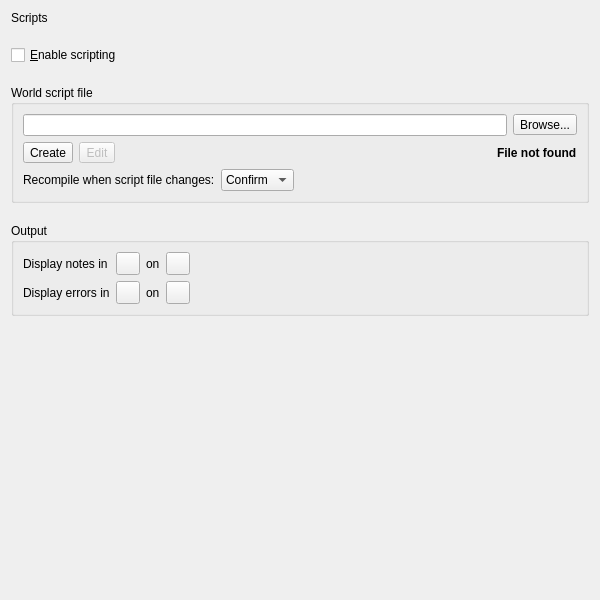
<?xml version="1.0" encoding="UTF-8"?>
<ui version="4.0">
 <class>PrefsScripts</class>
 <widget class="QWidget" name="PrefsScripts">
  <property name="geometry">
   <rect>
    <x>0</x>
    <y>0</y>
    <width>600</width>
    <height>600</height>
   </rect>
  </property>
  <property name="windowTitle">
   <string>Scripts</string>
  </property>
  <layout class="QVBoxLayout" name="verticalLayout">
   <property name="spacing">
    <number>20</number>
   </property>
   <item>
    <widget class="QLabel" name="label_title">
     <property name="text">
      <string>Scripts</string>
     </property>
    </widget>
   </item>
   <item>
    <widget class="QCheckBox" name="EnableScripts">
     <property name="text">
      <string>&amp;Enable scripting</string>
     </property>
    </widget>
   </item>
   <item>
    <widget class="QGroupBox" name="_world_script">
     <property name="sizePolicy">
      <sizepolicy hsizetype="Expanding" vsizetype="Preferred">
       <horstretch>0</horstretch>
       <verstretch>0</verstretch>
      </sizepolicy>
     </property>
     <property name="title">
      <string>World script file</string>
     </property>
     <layout class="QVBoxLayout" name="verticalLayout_2">
      <item>
       <layout class="QHBoxLayout" name="horizontalLayout">
        <item>
         <widget class="QLineEdit" name="WorldScript">
          <property name="clearButtonEnabled">
           <bool>true</bool>
          </property>
         </widget>
        </item>
        <item>
         <widget class="QToolButton" name="WorldScript_browse">
          <property name="text">
           <string>Browse...</string>
          </property>
          <property name="icon">
           <iconset theme="document-open"/>
          </property>
         </widget>
        </item>
       </layout>
      </item>
      <item>
       <layout class="QHBoxLayout" name="horizontalLayout_2">
        <item>
         <widget class="QToolButton" name="WorldScript_create">
          <property name="text">
           <string>Create</string>
          </property>
          <property name="icon">
           <iconset theme="QIcon::ThemeIcon::DocumentNew"/>
          </property>
          <property name="toolButtonStyle">
           <enum>Qt::ToolButtonStyle::ToolButtonTextBesideIcon</enum>
          </property>
         </widget>
        </item>
        <item>
         <widget class="QToolButton" name="WorldScript_edit">
          <property name="enabled">
           <bool>false</bool>
          </property>
          <property name="text">
           <string>Edit</string>
          </property>
          <property name="icon">
           <iconset theme="QIcon::ThemeIcon::MailMessageNew"/>
          </property>
          <property name="toolButtonStyle">
           <enum>Qt::ToolButtonStyle::ToolButtonTextBesideIcon</enum>
          </property>
         </widget>
        </item>
        <item>
         <spacer name="horizontalSpacer">
          <property name="orientation">
           <enum>Qt::Orientation::Horizontal</enum>
          </property>
          <property name="sizeHint" stdset="0">
           <size>
            <width>40</width>
            <height>20</height>
           </size>
          </property>
         </spacer>
        </item>
        <item>
         <widget class="QLabel" name="fileNotFound">
         <property name="visible">
          <bool>false</bool>
         </property>
          <property name="font">
           <font>
            <bold>true</bold>
           </font>
          </property>
          <property name="text">
           <string>File not found</string>
          </property>
         </widget>
        </item>
       </layout>
      </item>
      <item>
       <layout class="QHBoxLayout" name="horizontalLayout_3">
        <item>
         <widget class="QLabel" name="ScriptReloadOption_label">
          <property name="text">
           <string>Recompile when script file changes:</string>
          </property>
          <property name="buddy">
           <cstring>ScriptReloadOption</cstring>
          </property>
         </widget>
        </item>
        <item>
         <widget class="QComboBox" name="ScriptReloadOption">
          <property name="sizePolicy">
           <sizepolicy hsizetype="Fixed" vsizetype="Fixed">
            <horstretch>0</horstretch>
            <verstretch>0</verstretch>
           </sizepolicy>
          </property>
          <item>
           <property name="text">
            <string>Confirm</string>
           </property>
          </item>
          <item>
           <property name="text">
            <string>Always</string>
           </property>
          </item>
          <item>
           <property name="text">
            <string>Never</string>
           </property>
          </item>
         </widget>
        </item>
        <item>
         <spacer name="horizontalSpacer_2">
          <property name="orientation">
           <enum>Qt::Orientation::Horizontal</enum>
          </property>
          <property name="sizeHint" stdset="0">
           <size>
            <width>40</width>
            <height>20</height>
           </size>
          </property>
         </spacer>
        </item>
       </layout>
      </item>
     </layout>
    </widget>
   </item>
   <item>
    <widget class="QGroupBox" name="_output">
     <property name="title">
      <string>Output</string>
     </property>
     <layout class="QGridLayout" name="gridLayout">
      <item row="0" column="0">
       <widget class="QLabel" name="NoteTextColour_label">
        <property name="text">
         <string>Display notes in</string>
        </property>
        <property name="buddy">
         <cstring>NoteTextColour</cstring>
        </property>
       </widget>
      </item>
      <item row="0" column="1">
       <widget class="ColorPickerButton" name="NoteTextColour">
        <property name="baseSize">
         <size>
          <width>20</width>
          <height>20</height>
         </size>
        </property>
        <property name="text">
         <string/>
        </property>
       </widget>
      </item>
      <item row="0" column="3">
       <widget class="ColorPickerButton" name="NoteBackgroundColour">
        <property name="baseSize">
         <size>
          <width>20</width>
          <height>20</height>
         </size>
        </property>
        <property name="text">
         <string/>
        </property>
       </widget>
      </item>
      <item row="0" column="2">
       <widget class="QLabel" name="NoteBackgroundColour_label">
        <property name="text">
         <string>on</string>
        </property>
        <property name="buddy">
         <cstring>NoteBackgroundColour</cstring>
        </property>
       </widget>
      </item>
      <item row="0" column="4">
       <spacer name="horizontalSpacer_3">
        <property name="orientation">
         <enum>Qt::Orientation::Horizontal</enum>
        </property>
        <property name="sizeHint" stdset="0">
         <size>
          <width>40</width>
          <height>20</height>
         </size>
        </property>
       </spacer>
      </item>
      <item row="1" column="0">
       <widget class="QLabel" name="ErrorTextColour_label">
        <property name="text">
         <string>Display errors in</string>
        </property>
        <property name="buddy">
         <cstring>ErrorTextColour</cstring>
        </property>
       </widget>
      </item>
      <item row="1" column="1">
       <widget class="ColorPickerButton" name="ErrorTextColour">
        <property name="baseSize">
         <size>
          <width>20</width>
          <height>20</height>
         </size>
        </property>
        <property name="text">
         <string/>
        </property>
       </widget>
      </item>
      <item row="1" column="2">
       <widget class="QLabel" name="ErrorBackgroundColour_label">
        <property name="text">
         <string>on</string>
        </property>
        <property name="buddy">
         <cstring>ErrorBackgroundColour</cstring>
        </property>
       </widget>
      </item>
      <item row="1" column="3">
       <widget class="ColorPickerButton" name="ErrorBackgroundColour">
        <property name="baseSize">
         <size>
          <width>20</width>
          <height>20</height>
         </size>
        </property>
        <property name="text">
         <string/>
        </property>
       </widget>
      </item>
     </layout>
    </widget>
   </item>
   <item>
    <spacer name="verticalSpacer">
     <property name="orientation">
      <enum>Qt::Orientation::Vertical</enum>
     </property>
     <property name="sizeHint" stdset="0">
      <size>
       <width>20</width>
       <height>40</height>
      </size>
     </property>
    </spacer>
   </item>
  </layout>
 </widget>
 <customwidgets>
  <customwidget>
   <class>ColorPickerButton</class>
   <extends>QToolButton</extends>
   <header>colorpickerbutton.h</header>
  </customwidget>
 </customwidgets>
 <resources/>
 <connections/>
</ui>
